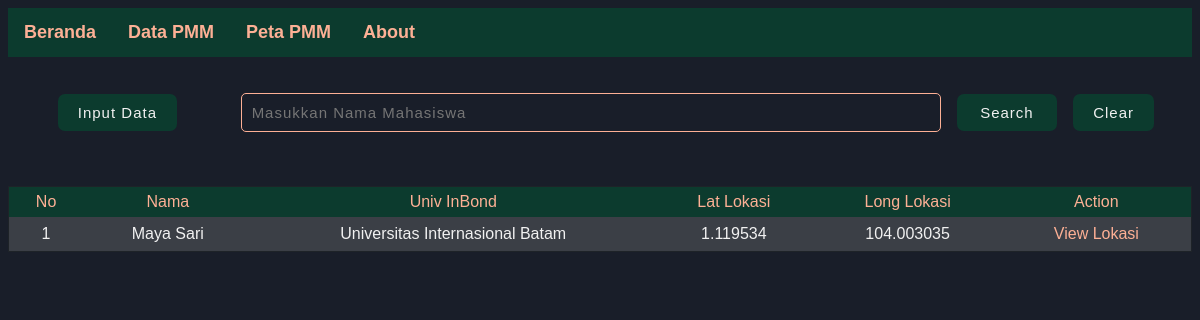
The page /componen/data/index.php?cari=Maya Sari on the database its author committed.
### tables this page shows
CREATE TABLE `peta` (
  `id` int(5) NOT NULL,
  `nama` varchar(39) NOT NULL,
  `univ` varchar(500) NOT NULL,
  `lat` varchar(20) NOT NULL,
  `lng` varchar(20) NOT NULL
);

### componen/data/index.php (the view, shortened to what this page needs)
<!DOCTYPE html>
<html lang="en">
    <head>
        <link href="../../css/style.css" rel="stylesheet" type="text/css" />
    </head>
    <body>
        <nav class="topnav" id="myTopnav">
            <a href="../../">Beranda</a>
            <a href="#" onclick="Halaman()">Data PMM</a>
            <a href="../peta">Peta PMM</a>
            <a href="../about">About</a>
        </nav>
        <br><br>
        <div class="menu-search">
            <form action="index.php" method="GET">
                <a href="input.php" style="margin-right: 5%;">Input Data</a>
                <input type="search" name="cari" placeholder="Masukkan Nama Mahasiswa" />
                <input type="submit" value="Search">
                <a href="index.php">Clear</a>
        </div>
        <br><br><br>
        <table style="width: 100%; margin-bottom: 20px;" class="table">
            <tr>
                <th>No</th>
                <th>Nama</th>
                <th>Univ InBond</th>
                <th>Lat Lokasi</th>
                <th>Long Lokasi</th>
                <th>Action</th>
            </tr>
        <?php
            $conn = mysqli_connect('localhost','root','','paris');
            if(isset($_GET['cari'])) {
                $cari = $_GET['cari'];
                $data = mysqli_query($conn, "select * from peta where nama like '%".$cari."%'");
            } else {
                $data = mysqli_query($conn, "select * from peta");
            }
            $no = 1;
            while($all = mysqli_fetch_array($data)) {
        ?>
        <tr>
            <td><?php echo $no++; ?></td>
            <td><?php echo $all['nama'] ?></td>
            <td><?php echo $all['univ'] ?></td>
            <td><?php echo $all['lat'] ?></td>
            <td><?php echo $all['lng'] ?></td>
            <td><a style="text-decoration: none; color: #fdb095;" href="view.php?id=<?php echo $all['id']?>">View Lokasi</a></td>
        </tr>
        <?php
            }
        ?>
        </table>
    </body>
</html>

### css/style.css (style rules this page uses)
body { scroll-behavior: smooth; font-family: sans-serif; background-color: #191e29; }
.menu-search { text-align: center; }
.menu-search form input[type = search] { padding: 10px; font-size: 15px; letter-spacing: 1px; outline: none; border-radius: 5px; border: 1px solid #fdb095; color: #f1f1f1; background-color: transparent; width: 700px; }
.menu-search form input[type = submit] { padding: 10px 20px 10px 20px; border-radius: 7px; outline: none; width: 100px; border: 0; color: #f1f1f1; background-color: #0c3b2e; cursor: pointer; margin-left: 1%; font-size: 15px; letter-spacing: 1px; transition: 0.25s; }
.menu-search form a { padding: 10px 20px 10px 20px; border-radius: 7px; background-color: #0c3b2e; color: #f1f1f1; text-decoration: none; font-size: 15px; letter-spacing: 1px; margin-left: 1%; transition: 0.25s; }
body .table { border-collapse: collapse; width: 50%; border: 1px solid #1e2328; }
body .table tr th { background: #0c3b2e; color: #fdb095; font-weight: normal; padding-top: 6px; padding-bottom: 6px; }
body .table tr td { color: #f1f1f1; padding: 8px 20px; text-align: center; }
body .table tr { transition: 0.5s; }
body .table tr:nth-child(even) { background-color: #3b3f46; }
.topnav { overflow: hidden; background-color: #0c3b2e; }
.topnav a { font-family: sans-serif; float: left; display: block; color: #fdb095; text-align: center; font-weight: bold; padding: 14px 16px; text-decoration: none; font-size: 18px; transition: 0.25s; }

### rows shown on the page
peta: nama "Maya Sari", univ "Universitas Internasional Batam", lat "1.119534", lng "104.003035"
